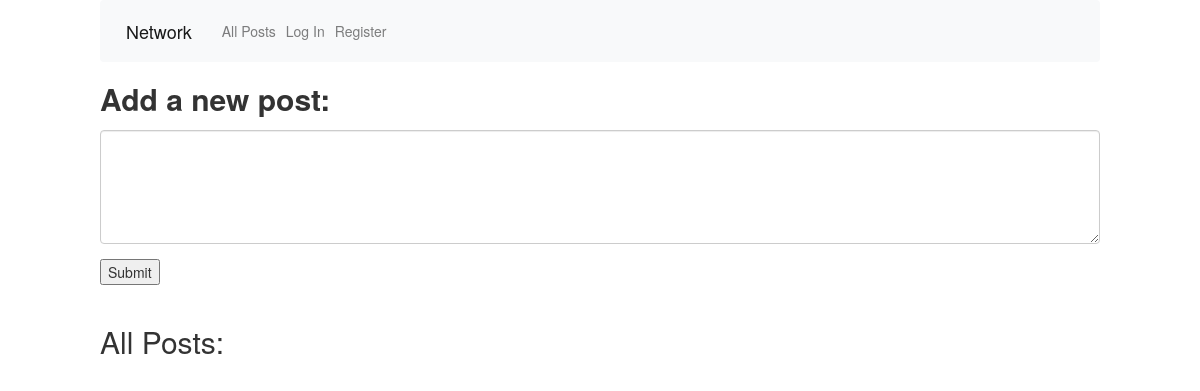
Before: / with the older database file.
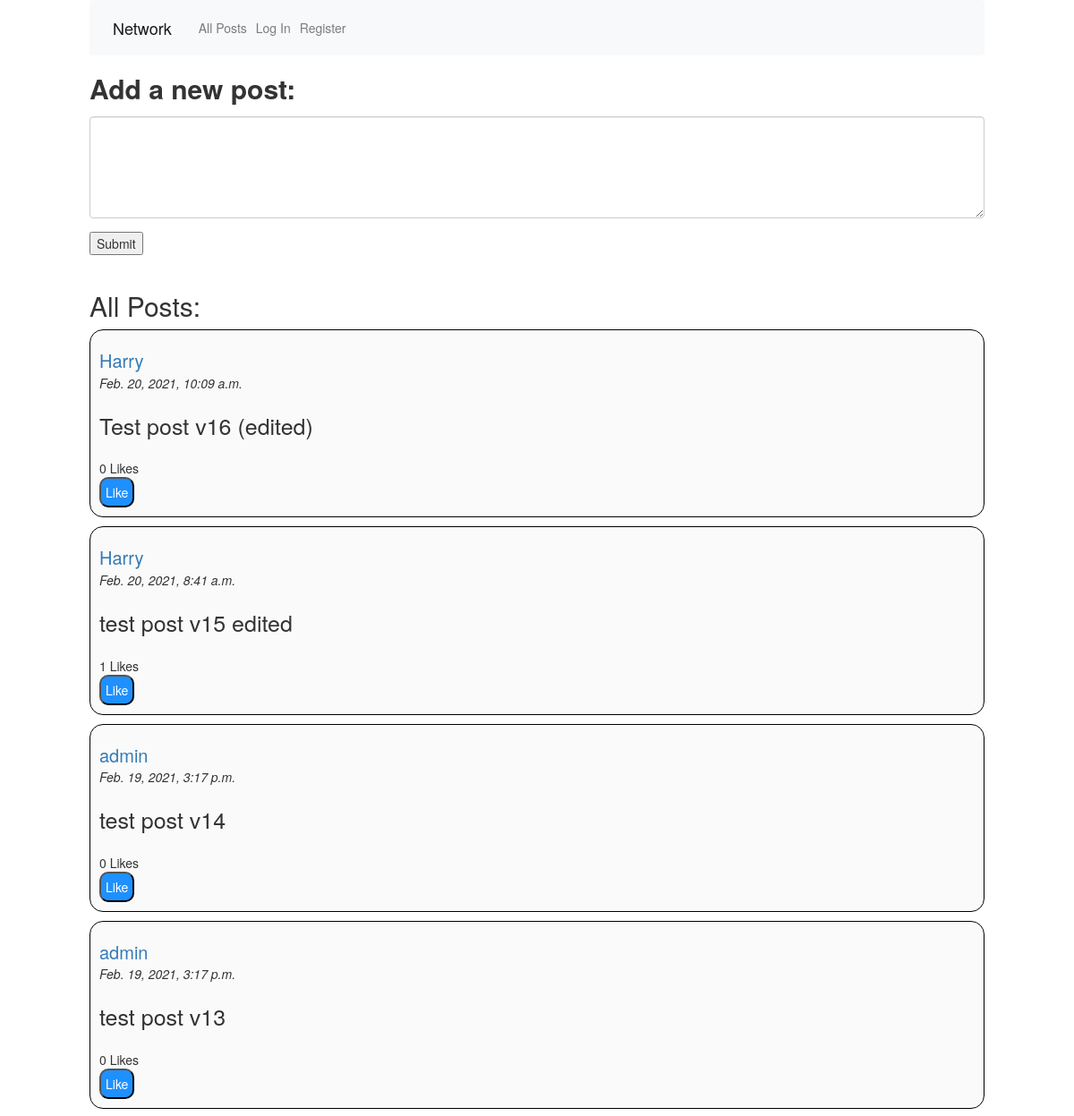
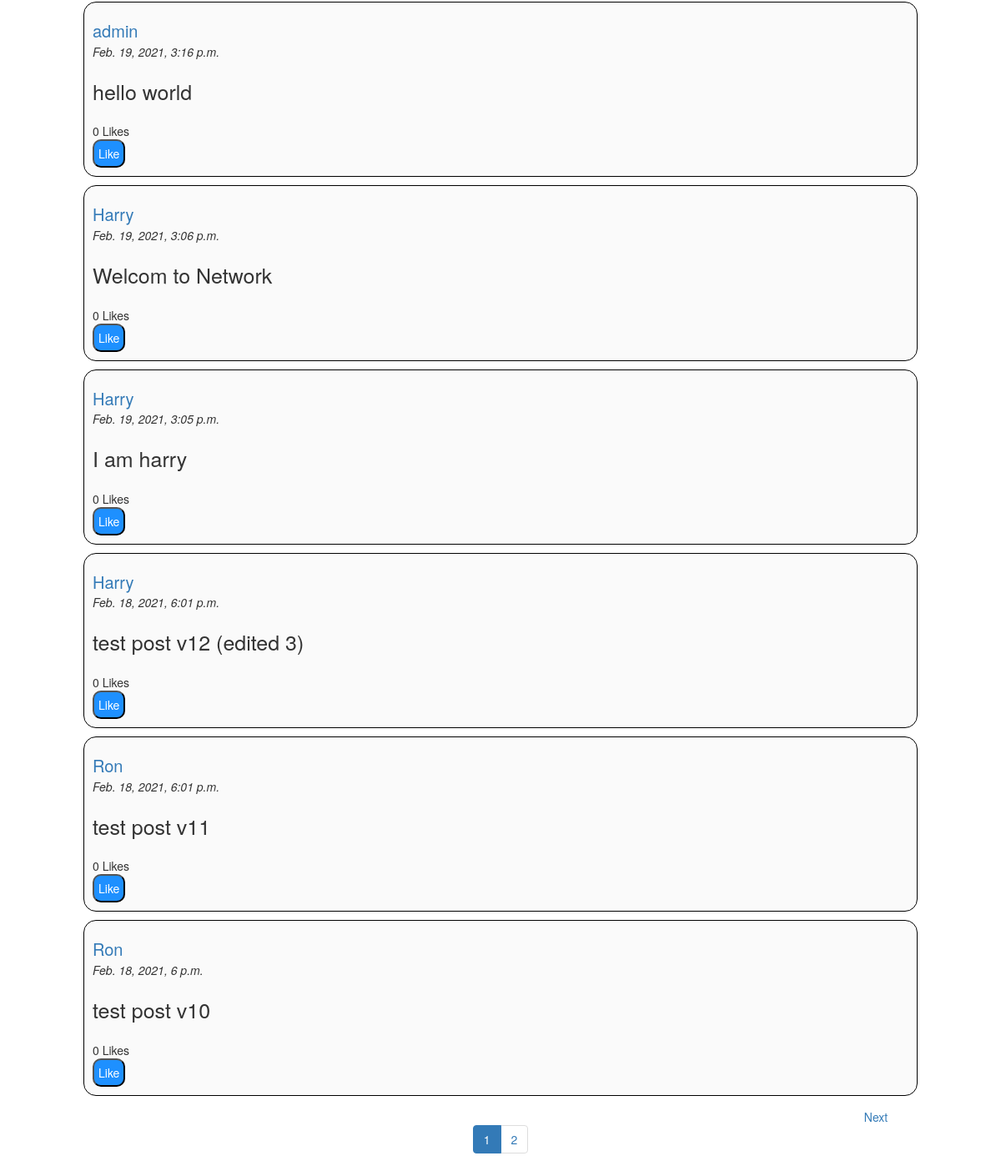
After: the same page with the newer database file (2 pictures, top to bottom).
### network/models.py (models this page shows, shortened)
class post(models.Model):
    author = models.ForeignKey(User, on_delete=models.CASCADE, related_name="posts")
    text = models.CharField(max_length=250)
    time = models.DateTimeField(auto_now_add=True)
    likes = models.IntegerField(blank= True, null=True, default='0')
    likers = models.ManyToManyField(User, related_name="likedposts", blank=True)

class User(AbstractUser):
    following = models.ManyToManyField('self', related_name="follower", blank=True, symmetrical=False)

### network/views.py (the view)
# urls.py: path("", views.index, name="index"),
def index(request):
    allpost=post.objects.all().order_by("-time")
    paginator = Paginator(allpost, 10)
    pageno = request.GET.get('page')
    pageobj = paginator.get_page(pageno)
    return render(request, "network/index.html", {
        "post": post.objects.all().order_by("-time"),
        "pageobj": pageobj
    })

### network/templates/network/index.html (shortened to what this page needs)
{% extends "network/layout.html" %}
{% block body %}
    <form id="newpost" action="{% url 'create' %}" method="post">
    <div class="form-group">
        <h2><label for="postarea">Add a new post:</label></h2>
        <textarea class="form-control" rows="5" id="postarea" form="newpost" name="newposttext"></textarea>
    </div>
    <input type="submit">
    </form>
    <br>
    <h2>All Posts: </h2>
    {% for post in pageobj%}
    <div id="fullcard">
        <div id="postcard">
            <div id="postauthor"><a href="{%url 'profile' post.author%}">{{post.author}}</a> </div>
            <div><i>{{post.time}}</i> </div>
            <div id="postcontent">{{post.text}}</div>
            <div id="postlikes">{{post.likes}} Likes </div>
            {%if user in post.likers.all%}
                <div><button class="unlikebtn"> Unlike </button></div>
                <div style="display: none"><button class="likebtn"> Like </button></div>
            {%else%}
                <div><button class="likebtn"> Like </button></div>
            {%endif%}
        </div>
    </div>
    {%endfor%}
    {% if pageobj.has_other_pages%}
    <div class="grid-container">
        <div class="grid-item">
        </div>
        <div class="grid-item">
        <ul class="pagination">
            {%for i in pageobj.paginator.page_range%}
                {%if pageobj.number == i%}
                    <li class="active"><span>{{i}}</span></li>
                {%else%}
                    <li><a href="?page={{i}}">{{i}}</a></li>
                {%endif%}
            {%endfor%}
        </ul>
        </div>
        <div class="grid-item">
        {%if pageobj.has_next%}
        <a href="?page={{pageobj.next_page_number}}">Next</a>
        {%endif%}
        </div>
    </div>
    {%endif%}
{% endblock %}

### network/templates/network/layout.html (shortened to what this page needs)
{% load static %}
<!DOCTYPE html>
<html lang="en">
    <head>
        <link rel="stylesheet" href="https://stackpath.bootstrapcdn.com/bootstrap/4.4.1/css/bootstrap.min.css">
        <link href="{% static 'network/styles.css' %}" rel="stylesheet">
        <link rel="stylesheet" href="https://maxcdn.bootstrapcdn.com/bootstrap/3.4.1/css/bootstrap.min.css">
    </head>
    <body>
        <nav class="navbar navbar-expand-lg navbar-light bg-light">
            <a class="navbar-brand" href="{% url 'index' %}">Network</a>
            <div>
              <ul class="navbar-nav mr-auto">
                <li class="nav-item">
                  <a class="nav-link" href="{% url 'index' %}">All Posts</a>
                </li>
                {% if user.is_authenticated %}
                    <li class="nav-item">
                        <a class="nav-link" href="{%url 'following'%}">Following</a>
                    </li>
                    <li class="nav-item">
                        <a class="nav-link" href="{% url 'logout' %}">Log Out</a>
                    </li>
                {% else %}
                    <li class="nav-item">
                        <a class="nav-link" href="{% url 'login' %}">Log In</a>
                    </li>
                    <li class="nav-item">
                        <a class="nav-link" href="{% url 'register' %}">Register</a>
                    </li>
                {% endif %}
              </ul>
            </div>
          </nav>
        <div class="body">
            {% block body %}
            {% endblock %}
        </div>
    </body>
</html>

### network/static/network/styles.css (style rules this page uses)
body { padding-left: 100px; padding-right: 100px; font-family: Helvetica, Arial, sans-serif; background-image: url("https://cdn.hipwallpaper.com/i/19/95/Y8aXrT.jpg"); }
#postcard { margin-top: 10px; padding: 10px; }
.grid-container { display: grid; grid-column-gap: 20px; grid-row-gap: 10px; grid-template-columns: 100px auto 100px; }
.grid-item { text-align: center; vertical-align: middle; padding: 5px; }
#fullcard { border: 1px solid black; margin-bottom: 10px; background-color: #fafafa; overflow: hidden; border-radius: 15px; }
#postcontent { font-size: 25px; margin-top: 20px; margin-bottom: 20px; }
#postauthor { font-size: 20px; }
.likebtn { border-radius: 10px; padding: 5px; color: white; background-color:dodgerblue; }

Changed rows visible on the page:
added post: author "Harry", time "Feb. 20, 2021, 10:09 a.m.", text "Test post v16 (edited)", likes "0", shows "Like"
added post: author "Harry", time "Feb. 20, 2021, 8:41 a.m.", text "test post v15 edited", likes "1", shows "Like"
added post: author "admin", time "Feb. 19, 2021, 3:17 p.m.", text "test post v14", likes "0", shows "Like"
added post: author "admin", time "Feb. 19, 2021, 3:17 p.m.", text "test post v13", likes "0", shows "Like"
added post: author "admin", time "Feb. 19, 2021, 3:16 p.m.", text "hello world", likes "0", shows "Like"
added post: author "Harry", time "Feb. 19, 2021, 3:06 p.m.", text "Welcom to Network", likes "0", shows "Like"
added post: author "Harry", time "Feb. 19, 2021, 3:05 p.m.", text "I am harry", likes "0", shows "Like"
added post: author "Harry", time "Feb. 18, 2021, 6:01 p.m.", text "test post v12 (edited 3)", likes "0", shows "Like"
added post: author "Ron", time "Feb. 18, 2021, 6:01 p.m.", text "test post v11", likes "0", shows "Like"
added post: author "Ron", time "Feb. 18, 2021, 6 p.m.", text "test post v10", likes "0", shows "Like"
Other visible differences:
new list line: "1"
new list line: "2"
text now shown: "Next"
